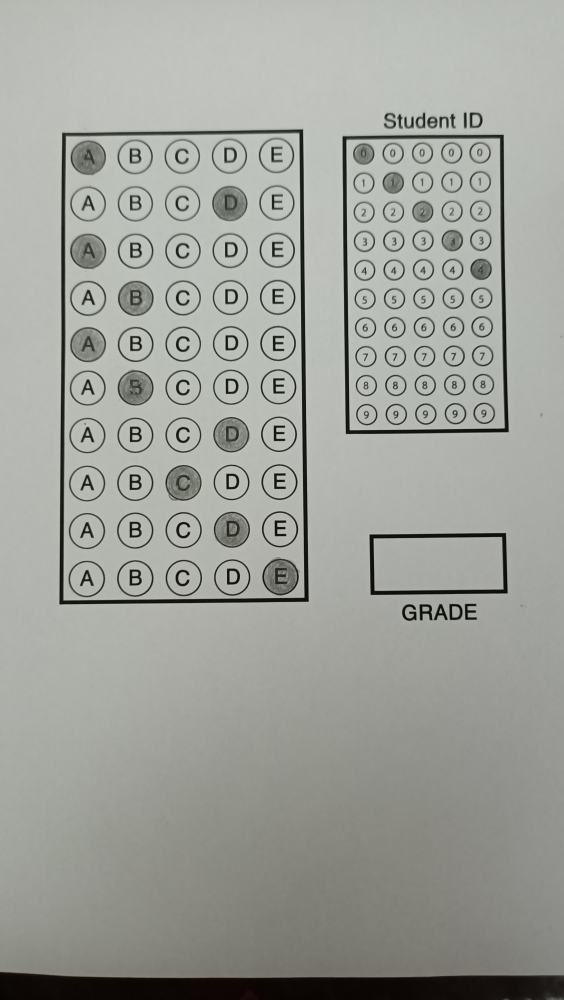
#> input picture pic2 (1).jpg, 2256 x 4000 px (shown at 1/4 size)
$ python -i main.py   (imports and definitions only)
#> lines starting #> are read from the running program, lines starting #| are printed output that depends on the picture; after the words box and inside, x2 and y2 are one past the last pixel; in counts of white or black regions, pixels touching at a corner belong together
### utils.py
import cv2
import numpy as np


# [38 lines left out: function stackImages, not called in this run]


# return to us the arranged order for the biggest boxes
def rectCountour(countours):
    rectCon = []
    for i in countours:
        area = cv2.contourArea(i)
        if area > 50:
            perimeter = cv2.arcLength(i, True)
            approximation = cv2.approxPolyDP(i, 0.02 * perimeter, True)
            if len(approximation) == 4:
                rectCon.append(i)

    rectCon = sorted(rectCon, key=cv2.contourArea, reverse=True)

    return rectCon


# we use this to get corner points :thumbsup:
def getCornerPoints(cont):
    perimeter = cv2.arcLength(cont, True)
    approximation = cv2.approxPolyDP(cont, 0.02 * perimeter, True)
    return approximation


# reorder the images
def reorder(myPoints):
    myPoints = myPoints.reshape((4, 2))
    myPointsNew = np.zeros((4, 1, 2), np.int32)
    add = myPoints.sum(1)

    # print(myPoints)
    # print(add)
    myPointsNew[0] = myPoints[np.argmin(add)]  # [0,0]
    myPointsNew[3] = myPoints[np.argmax(add)]  # [W,H]
    diff = np.diff(myPoints, axis=1)
    myPointsNew[1] = myPoints[np.argmin(diff)]  # [W,0]
    myPointsNew[2] = myPoints[np.argmax(diff)]  # [0,H]
    # print(diff)

    return myPointsNew


def splitBoxes(img, questions, choices):
    rows = np.vsplit(img, questions)
    boxes = []

    for r in rows:
        cols = np.hsplit(r, choices)
        for box in cols:
            boxes.append(box)
            # cv2.imshow("Split", box)

    return boxes


# [34 lines left out: functions splitIDBoxes, showAnswers, not called in this run]

### main.py
import cv2
import numpy as np
import utils
import tkinter as tk
import csv
from tkinter import filedialog

# set up input and output file paths
file_path = 'test.csv'
headers = ['ID', 'Score']

# add data to the rows

###########
# path = gui.select_model_answer_file()
# print("Path is ", path)
############
rows = 10
columns = 5
widthImg = 700
heightImg = 700
questions = 10
choices = 5
webCamFeed = True
cameraNo = 0

#####################

# setting up the camera
# [2 lines not run here, left out]


def getAnswers(pathA, widthImgA, heightImgA):
#> called with pathA = 'pic2 (1).jpg', widthImgA = 600, heightImgA = 600
    imgA = cv2.imread(pathA)
#> imgA is the input picture: shape (4000, 2256, 3); mean B, G, R 154.9, 161.1, 158.8
    imgA = cv2.resize(imgA, (widthImgA, heightImgA))
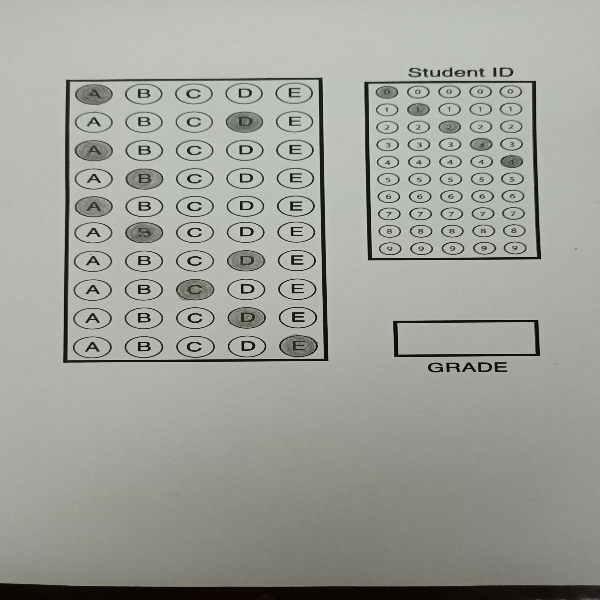
#> imgA: shape (600, 600, 3); mean B, G, R 154.8, 161, 158.8
    # Image preprocessing
    imageCountoursA = imgA.copy()
    imageBiggestCountoursA = imgA.copy()
    imgGreyA = cv2.cvtColor(imgA, cv2.COLOR_BGR2GRAY)  # makes image grey
    imgBlurA = cv2.GaussianBlur(imgGreyA, (5, 5), 1)  # makes image blur
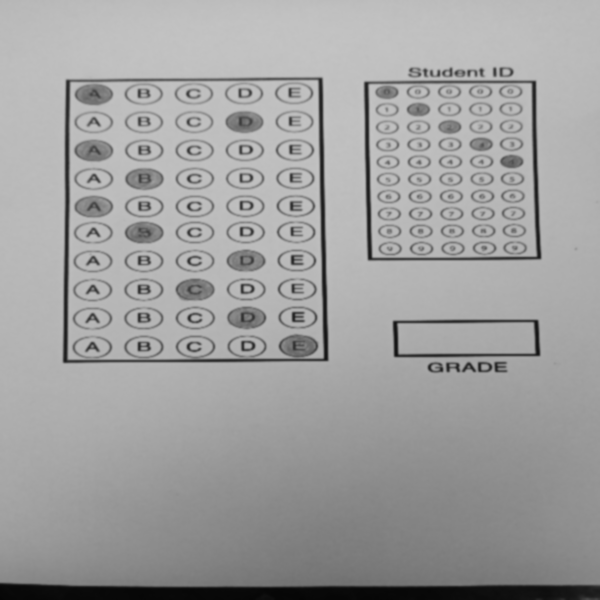
#> imgBlurA: shape (600, 600); min 5, max 196, mean 159.7
    imgCannyA = cv2.Canny(imgBlurA, 10, 50)  # makes image canny
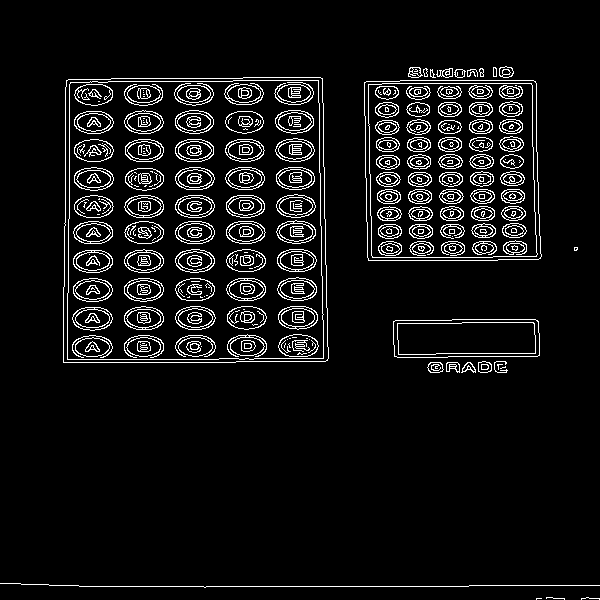
#> imgCannyA: shape (600, 600); 7% white in thin lines or dots, all inside (x1, y1, x2, y2) = (0, 66, 600, 600)

    # Image preprocessing
    # Defining all countours
    countoursA, hierarchyA = cv2.findContours(imgCannyA, cv2.RETR_EXTERNAL, cv2.CHAIN_APPROX_NONE)
#> countoursA = 24 contours, 10 with area under 20; largest, box (x1, y1, x2, y2) and area: (63, 77, 329, 363) 73894, (364, 80, 542, 261) 30868, (393, 319, 540, 358) 5364, (427, 362, 444, 373) 134, (478, 361, 492, 373) 126
    cv2.drawContours(imageCountoursA, countoursA, -1, (0, 255, 0), 10)
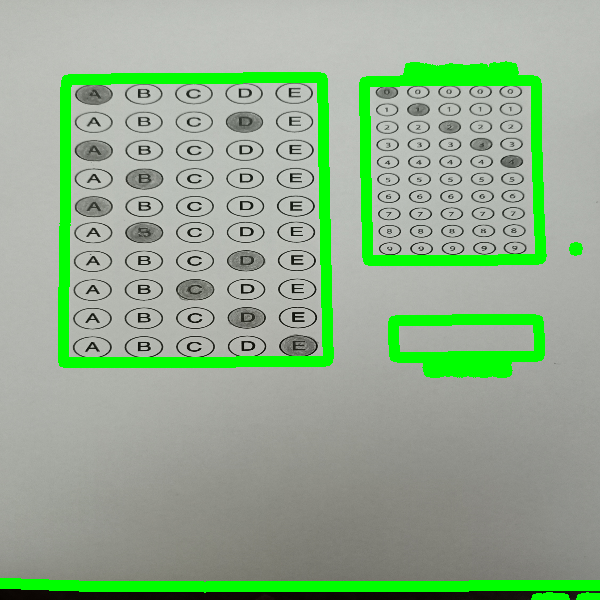
#> imageCountoursA: shape (600, 600, 3); 9.26% of pixels changed, all inside (x1, y1, x2, y2) = (0, 61, 600, 600)

    # Finding rectangles
    rectConA = utils.rectCountour(countoursA)  # find us the biggest box
#> the loop in rectCountour, `for i in countours:` made 24 passes
#> (area, perimeter, approximation) on passes 12, 14, 15: (5363.5, 362.7, [[393, 321], [397, 357], [539, 355], [535, 319]]), (30868, 704.6, [[364, 82], [368, 260], [540, 258], [535, 81]]), (73894, 1091.5, [[322, 78], [66, 80], [63, 362], [327, 360]])
#> (area, perimeter) on passes 7, 8, 9, 11, 17, 20: (78.5, 44.87), (97.5, 48.73), (133.5, 45.56), (126.5, 43.9), (70, 34.14), (88, 60.63)
#> after the loop in rectCountour, `for i in countours:`: rectCon = 3 contours; box (x1, y1, x2, y2) and area: (63, 77, 329, 363) 73894, (364, 80, 542, 261) 30868, (393, 319, 540, 358) 5364
#> rectConA has the same summary as rectCon in rectCountour
    biggestCountorA = utils.getCornerPoints(rectConA[0])  # get us the corner points of the biggest box
#> in getCornerPoints, `perimeter = cv2.arcLength(cont, True)`: perimeter = 1091.5
#> in getCornerPoints, `approximation = cv2.approxPolyDP(cont, 0.02 * perimeter, True)`: approximation = [[322, 78], [66, 80], [63, 362], [327, 360]]
#> biggestCountorA = [[322, 78], [66, 80], [63, 362], [327, 360]]
    # this draws the countors of 2 biggest boxes
    if biggestCountorA.size != 0:
        cv2.drawContours(imageBiggestCountoursA, biggestCountorA, -1, (0, 255, 0), 20)
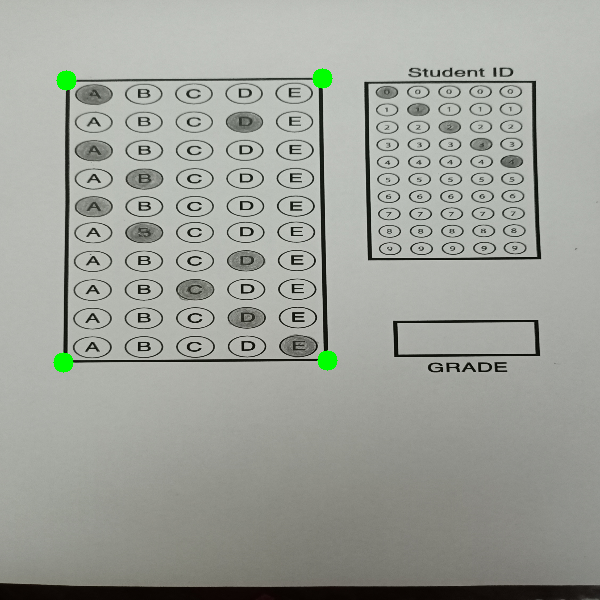
#> imageBiggestCountoursA: shape (600, 600, 3); 0.35% of pixels changed, all inside (x1, y1, x2, y2) = (53, 68, 338, 373)

        biggestCountorA = utils.reorder(biggestCountorA)
#> in reorder, `add = myPoints.sum(1)`: add = [400, 146, 425, 687]
#> in reorder, `diff = np.diff(myPoints, axis=1)`: diff = [-244, 14, 299, 33]
#> biggestCountorA = [[66, 80], [322, 78], [63, 362], [327, 360]]

        # for the mcqs
        pt1A = np.float32(biggestCountorA)
#> pt1A = [[66, 80], [322, 78], [63, 362], [327, 360]]
        pt2A = np.float32([[0, 0], [widthImgA, 0], [0, heightImgA], [widthImgA, heightImgA]])
        matrixA = cv2.getPerspectiveTransform(pt1A, pt2A)
#> matrixA = [[2.37, 0.0252, -158.1], [0.0173, 2.21, -178.3], [1.72e-06, 0.000112, 1]]
        imageWarpColoredA = cv2.warpPerspective(imgA, matrixA, (widthImgA, heightImgA))
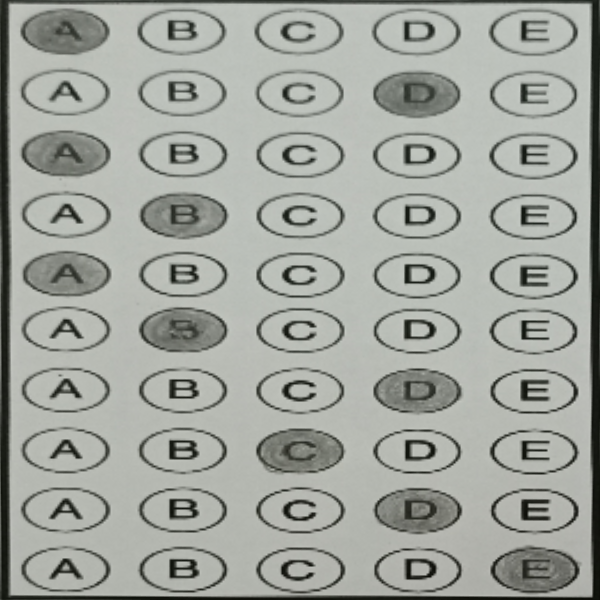
#> imageWarpColoredA: shape (600, 600, 3); mean B, G, R 157.4, 164, 160.3

        # Applying threshold (byshoof el marked spots)
        imgWarpGrayA = cv2.cvtColor(imageWarpColoredA, cv2.COLOR_BGR2GRAY)
        imgThreshA = cv2.threshold(imgWarpGrayA, 150, 200, cv2.THRESH_BINARY_INV)[1]
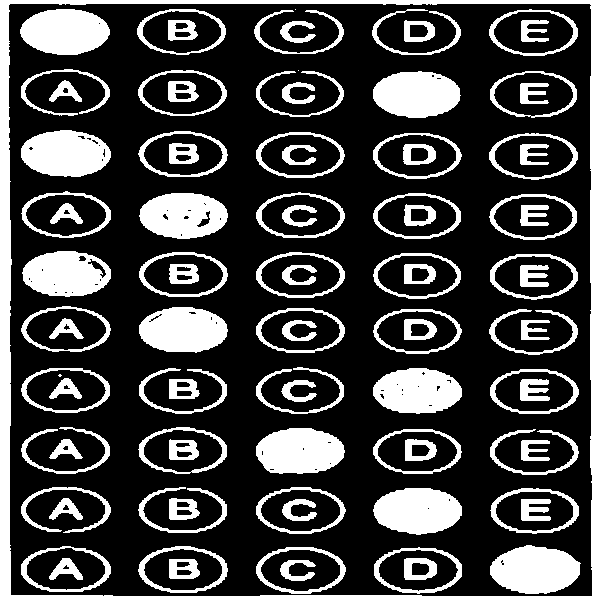
#> imgThreshA: shape (600, 600); values 0 (black) and 200 (white), 26% white; 94 white regions (3 under 20 px), largest, box (x1, y1, x2, y2) and area: (0, 0, 600, 600) 16710, (490, 545, 581, 594) 3354, (21, 130, 111, 177) 3256

        boxesA = utils.splitBoxes(imgThreshA, questions, choices)
#> in splitBoxes, `rows = np.vsplit(img, questions)`: rows = 10 items
#> the loop in splitBoxes, `for r in rows:` made 10 passes
#> after the loop in splitBoxes, `for r in rows:`: boxes = 50 items
#> boxesA = 50 items
        myPixelValA = np.zeros((questions, choices))
        countCA = 0
        countRA = 0
        # cv2.imshow("imgA",imgA)
        for imageA in boxesA:
            totalPixelsA = cv2.countNonZero(imageA)
            myPixelValA[countRA][countCA] = totalPixelsA
            countCA += 1
            if countCA == choices:
                countRA += 1
                countCA = 0
#> this loop made 50 passes
#> totalPixelsA on passes 1 to 12: 4241, 1583, 1479, 1546, 2063, 1531, 1084, 972, 3227, 1621, 3838, 1189
#> after the loop, countCA = 0; countRA = 10; myPixelValA = [[4241, 1583, 1479, 1546, 2063], [1531, 1084, 972, 3227, 1621], [3838, 1189, 1068, 1111, 1688], [1692, 3105, 1076, 1102, 1742], [3728, 1195, 1081, 1106, 1809], [1652, 3173, 1079, 1109, 1648], [1734, 1139, 1066, 3148, 1800], [1653, 1198, 3255, 1146, 1692], [1693, 1209, 1152, 3236, 1817], [2352, 1764, 1775, 1822, 4311]]
            # print(myPixelVal)
            # el function deh bt7dd el answers ely mtzlla
        answers = []
        for xA in range(0, questions):
            arrA = myPixelValA[xA]
            myIndexValA = np.where(arrA == np.amax(arrA))
            answers.append(myIndexValA[0][0])
#> this loop made 10 passes
#> (arrA, myIndexValA) on passes 1 to 10: ([4241, 1583, 1479, 1546, 2063], ([0],)), ([1531, 1084, 972, 3227, 1621], ([3],)), ([3838, 1189, 1068, 1111, 1688], ([0],)), ([1692, 3105, 1076, 1102, 1742], ([1],)), ([3728, 1195, 1081, 1106, 1809], ([0],)), ([1652, 3173, 1079, 1109, 1648], ([1],)), ([1734, 1139, 1066, 3148, 1800], ([3],)), ([1653, 1198, 3255, 1146, 1692], ([2],)), ([1693, 1209, 1152, 3236, 1817], ([3],)), ([2352, 1764, 1775, 1822, 4311], ([4],))
#> after the loop, answers = [0, 3, 0, 1, 0, 1, 3, 2, 3, 4]
        print(answers)
#| [0, 3, 0, 1, 0, 1, 3, 2, 3, 4]
        return answers


def functionOpen(path):
    ans = getAnswers(path, 600, 600)
#> ans = [0, 3, 0, 1, 0, 1, 3, 2, 3, 4]
    while True:

        if webCamFeed:
#> (the run stopped early here; a loop or call above may not have finished)
